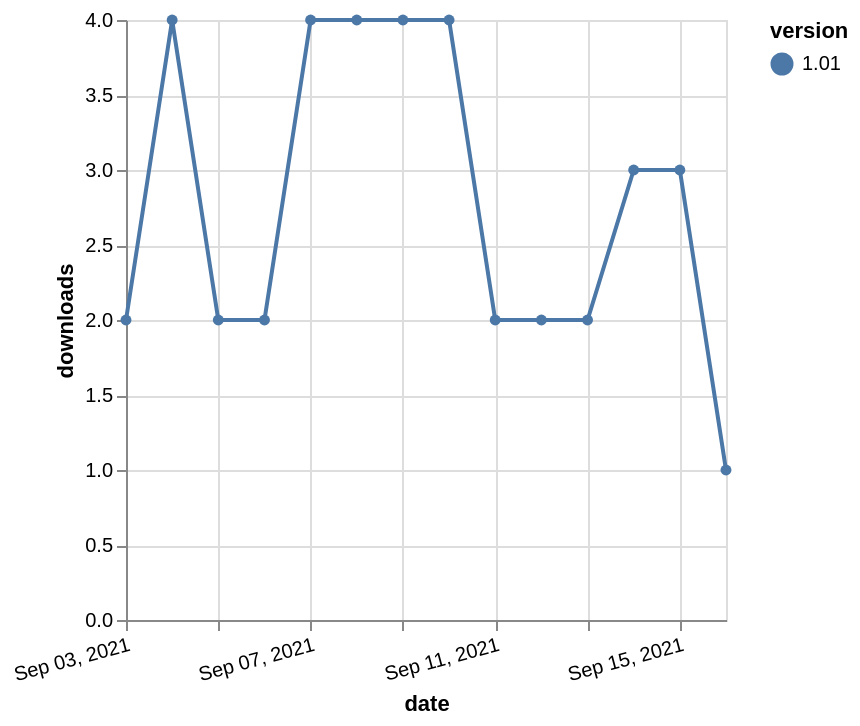

Specify this chart in Vega-Lite:
### Vega-Lite specification from a JSON file in a GitHub repository (floating-point values rounded to 4 significant figures)
{"$schema": "https://vega.github.io/schema/vega-lite/v5.json", "description": "A simple bar chart with embedded data.", "data": {"values": [{"date": "2021-09-03", "total": 7885, "delta": 2, "version": "1.01"}, {"date": "2021-09-04", "total": 7889, "delta": 4, "version": "1.01"}, {"date": "2021-09-05", "total": 7891, "delta": 2, "version": "1.01"}, {"date": "2021-09-06", "total": 7893, "delta": 2, "version": "1.01"}, {"date": "2021-09-07", "total": 7897, "delta": 4, "version": "1.01"}, {"date": "2021-09-08", "total": 7901, "delta": 4, "version": "1.01"}, {"date": "2021-09-09", "total": 7905, "delta": 4, "version": "1.01"}, {"date": "2021-09-10", "total": 7909, "delta": 4, "version": "1.01"}, {"date": "2021-09-11", "total": 7911, "delta": 2, "version": "1.01"}, {"date": "2021-09-12", "total": 7913, "delta": 2, "version": "1.01"}, {"date": "2021-09-13", "total": 7915, "delta": 2, "version": "1.01"}, {"date": "2021-09-14", "total": 7918, "delta": 3, "version": "1.01"}, {"date": "2021-09-15", "total": 7921, "delta": 3, "version": "1.01"}, {"date": "2021-09-16", "total": 7922, "delta": 1, "version": "1.01"}]}, "width": "container", "mark": {"type": "line", "point": {"filled": true}}, "encoding": {"x": {"field": "date", "type": "temporal", "timeUnit": "yearmonthdate", "title": "date", "axis": {"labelAngle": -15}}, "y": {"field": "delta", "type": "quantitative", "title": "downloads"}, "color": {"field": "version", "type": "nominal"}, "tooltip": {"field": "delta"}}}
